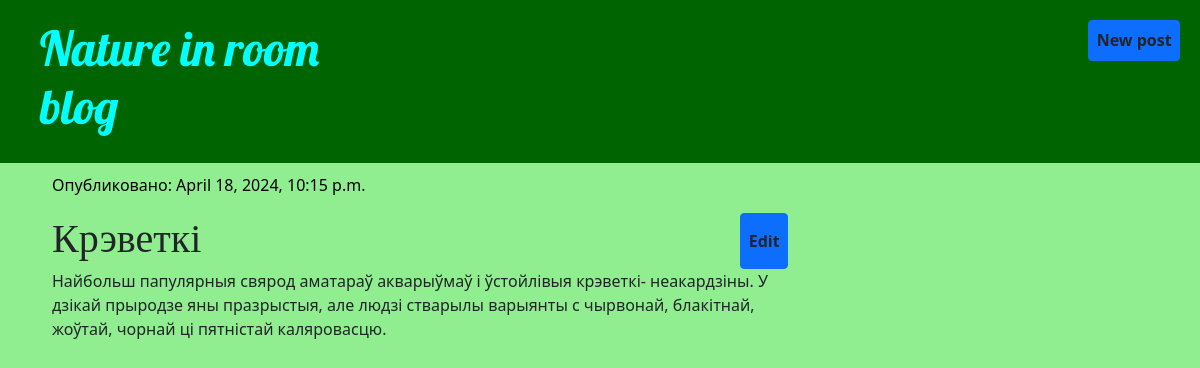
The app's page /post/4/ with its own data.
### blog/models.py (models this page shows, shortened)
class Post(models.Model):
    author = models.ForeignKey(settings.AUTH_USER_MODEL, on_delete=models.CASCADE)
    title = models.CharField(max_length=200)
    text=models.TextField()
    created_date = models.DateTimeField(default=timezone.now)
    published_date=models.DateTimeField(blank=True,null=True)

### blog/views.py (the view)
# urls.py: path('post/<int:pk>/', views.post_detail, name='post_detail'),
def post_detail(request, pk):
    post = get_object_or_404(Post, pk=pk)
    return render(request, 'blog/post_detail.html', {'post': post})

### blog/templates/blog/post_detail.html
{% extends 'blog/base.html' %}
{% block content %}
    <div class="post">
        {% if post.published_date %}
            <div class="date">
                <p>Опубликовано: {{ post.published_date }}</p>
            </div>
        {% endif %}
       <div class="row">
        <div class="col"><h1>{{ post.title }}</h1></div>
            <div class="col d-grid gap-2 d-flex justify-content-end"> <button type = "button" class="btn btn-primary"><a href="{% url 'post_edit' pk=post.pk %}" class="btn scale-on-hover"><b>Edit</b></a></button></div>
        <p>{{ post.text}}</p>
    </div>
{% endblock %}

### blog/static/css/blog.css (style rules this page uses)
.back { background-color: lightgreen; }
h1, h2, h3, h4 { font-family: 'Lobster', cursive; }
.date { color: black; }
.post { margin-top: 10px; margin-bottom: 60px; border-bottom: #000000; border: 2px; }
.btn { padding: 0.2rem 0.2rem; }

### records on screen
Post: published_date "April 18, 2024, 10:15 p.m.", title "Крэветкі", text "Найбольш папулярныя свярод аматараў акварыўмаў і ўстойлівыя крэветкі- неакардзіны. У дзікай прыродзе яны празрыстыя, але людзі стварылы варыянты с чырвонай, блакітнай, жоўтай, чорнай ці пятністай каляровасцю."
